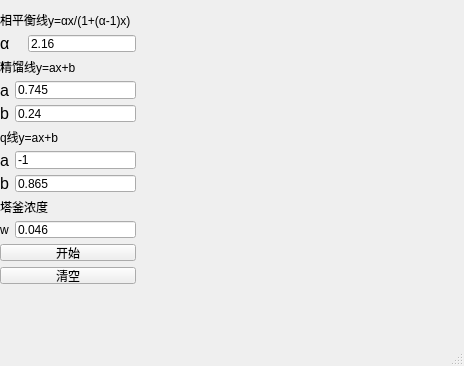
<?xml version="1.0" encoding="UTF-8"?>
<ui version="4.0">
 <class>MainWindow</class>
 <widget class="QMainWindow" name="MainWindow">
  <property name="geometry">
   <rect>
    <x>0</x>
    <y>0</y>
    <width>464</width>
    <height>366</height>
   </rect>
  </property>
  <property name="minimumSize">
   <size>
    <width>40</width>
    <height>30</height>
   </size>
  </property>
  <property name="windowTitle">
   <string>LadderDraw---by LuMeijin</string>
  </property>
  <widget class="QWidget" name="centralwidget">
   <widget class="MatplotlibWidget" name="matplotlibwidget" native="true">
    <property name="geometry">
     <rect>
      <x>150</x>
      <y>10</y>
      <width>301</width>
      <height>321</height>
     </rect>
    </property>
   </widget>
   <widget class="QWidget" name="layoutWidget">
    <property name="geometry">
     <rect>
      <x>0</x>
      <y>11</y>
      <width>136</width>
      <height>273</height>
     </rect>
    </property>
    <layout class="QVBoxLayout" name="verticalLayout_2">
     <item>
      <layout class="QVBoxLayout" name="verticalLayout">
       <item>
        <widget class="QLabel" name="label">
         <property name="text">
          <string>相平衡线y=αx/(1+(α-1)x)</string>
         </property>
        </widget>
       </item>
       <item>
        <layout class="QHBoxLayout" name="horizontalLayout">
         <item>
          <widget class="QLabel" name="label_8">
           <property name="font">
            <font>
             <pointsize>12</pointsize>
            </font>
           </property>
           <property name="text">
            <string>α</string>
           </property>
          </widget>
         </item>
         <item>
          <widget class="QLineEdit" name="txt0">
           <property name="sizePolicy">
            <sizepolicy hsizetype="Fixed" vsizetype="Fixed">
             <horstretch>0</horstretch>
             <verstretch>0</verstretch>
            </sizepolicy>
           </property>
           <property name="text">
            <string>2.16</string>
           </property>
          </widget>
         </item>
        </layout>
       </item>
       <item>
        <widget class="QLabel" name="label_2">
         <property name="text">
          <string>精馏线y=ax+b</string>
         </property>
        </widget>
       </item>
       <item>
        <layout class="QHBoxLayout" name="horizontalLayout_2">
         <item>
          <widget class="QLabel" name="label_3">
           <property name="font">
            <font>
             <pointsize>12</pointsize>
            </font>
           </property>
           <property name="text">
            <string>a</string>
           </property>
          </widget>
         </item>
         <item>
          <widget class="QLineEdit" name="txt1">
           <property name="text">
            <string>0.745</string>
           </property>
          </widget>
         </item>
        </layout>
       </item>
       <item>
        <layout class="QHBoxLayout" name="horizontalLayout_3">
         <item>
          <widget class="QLabel" name="label_4">
           <property name="font">
            <font>
             <pointsize>12</pointsize>
            </font>
           </property>
           <property name="text">
            <string>b</string>
           </property>
          </widget>
         </item>
         <item>
          <widget class="QLineEdit" name="txt2">
           <property name="text">
            <string>0.24</string>
           </property>
          </widget>
         </item>
        </layout>
       </item>
       <item>
        <widget class="QLabel" name="label_5">
         <property name="text">
          <string>q线y=ax+b</string>
         </property>
        </widget>
       </item>
       <item>
        <layout class="QHBoxLayout" name="horizontalLayout_4">
         <item>
          <widget class="QLabel" name="label_6">
           <property name="font">
            <font>
             <pointsize>12</pointsize>
            </font>
           </property>
           <property name="text">
            <string>a</string>
           </property>
          </widget>
         </item>
         <item>
          <widget class="QLineEdit" name="txt3">
           <property name="text">
            <string>-1</string>
           </property>
          </widget>
         </item>
        </layout>
       </item>
       <item>
        <layout class="QHBoxLayout" name="horizontalLayout_5">
         <item>
          <widget class="QLabel" name="label_7">
           <property name="font">
            <font>
             <pointsize>12</pointsize>
            </font>
           </property>
           <property name="text">
            <string>b</string>
           </property>
          </widget>
         </item>
         <item>
          <widget class="QLineEdit" name="txt4">
           <property name="text">
            <string>0.865</string>
           </property>
          </widget>
         </item>
        </layout>
       </item>
       <item>
        <widget class="QLabel" name="label_9">
         <property name="text">
          <string>塔釜浓度</string>
         </property>
        </widget>
       </item>
       <item>
        <layout class="QHBoxLayout" name="horizontalLayout_6">
         <item>
          <widget class="QLabel" name="label_10">
           <property name="text">
            <string>w</string>
           </property>
          </widget>
         </item>
         <item>
          <widget class="QLineEdit" name="txt5">
           <property name="text">
            <string>0.046</string>
           </property>
          </widget>
         </item>
        </layout>
       </item>
      </layout>
     </item>
     <item>
      <spacer name="verticalSpacer">
       <property name="orientation">
        <enum>Qt::Vertical</enum>
       </property>
       <property name="sizeHint" stdset="0">
        <size>
         <width>20</width>
         <height>27</height>
        </size>
       </property>
      </spacer>
     </item>
     <item>
      <widget class="QPushButton" name="pushButton_start">
       <property name="sizePolicy">
        <sizepolicy hsizetype="Preferred" vsizetype="Fixed">
         <horstretch>0</horstretch>
         <verstretch>0</verstretch>
        </sizepolicy>
       </property>
       <property name="minimumSize">
        <size>
         <width>56</width>
         <height>17</height>
        </size>
       </property>
       <property name="text">
        <string>开始</string>
       </property>
      </widget>
     </item>
     <item>
      <spacer name="verticalSpacer_2">
       <property name="orientation">
        <enum>Qt::Vertical</enum>
       </property>
       <property name="sizeHint" stdset="0">
        <size>
         <width>20</width>
         <height>18</height>
        </size>
       </property>
      </spacer>
     </item>
     <item>
      <widget class="QPushButton" name="pushButton_clear">
       <property name="sizePolicy">
        <sizepolicy hsizetype="Preferred" vsizetype="Fixed">
         <horstretch>0</horstretch>
         <verstretch>0</verstretch>
        </sizepolicy>
       </property>
       <property name="minimumSize">
        <size>
         <width>56</width>
         <height>17</height>
        </size>
       </property>
       <property name="text">
        <string>清空</string>
       </property>
      </widget>
     </item>
    </layout>
   </widget>
  </widget>
  <widget class="QMenuBar" name="menubar">
   <property name="geometry">
    <rect>
     <x>0</x>
     <y>0</y>
     <width>464</width>
     <height>18</height>
    </rect>
   </property>
  </widget>
  <widget class="QStatusBar" name="statusbar"/>
 </widget>
 <customwidgets>
  <customwidget>
   <class>MatplotlibWidget</class>
   <extends>QWidget</extends>
   <header>matplotlibwidget.h</header>
   <container>1</container>
  </customwidget>
 </customwidgets>
 <resources/>
 <connections/>
</ui>
